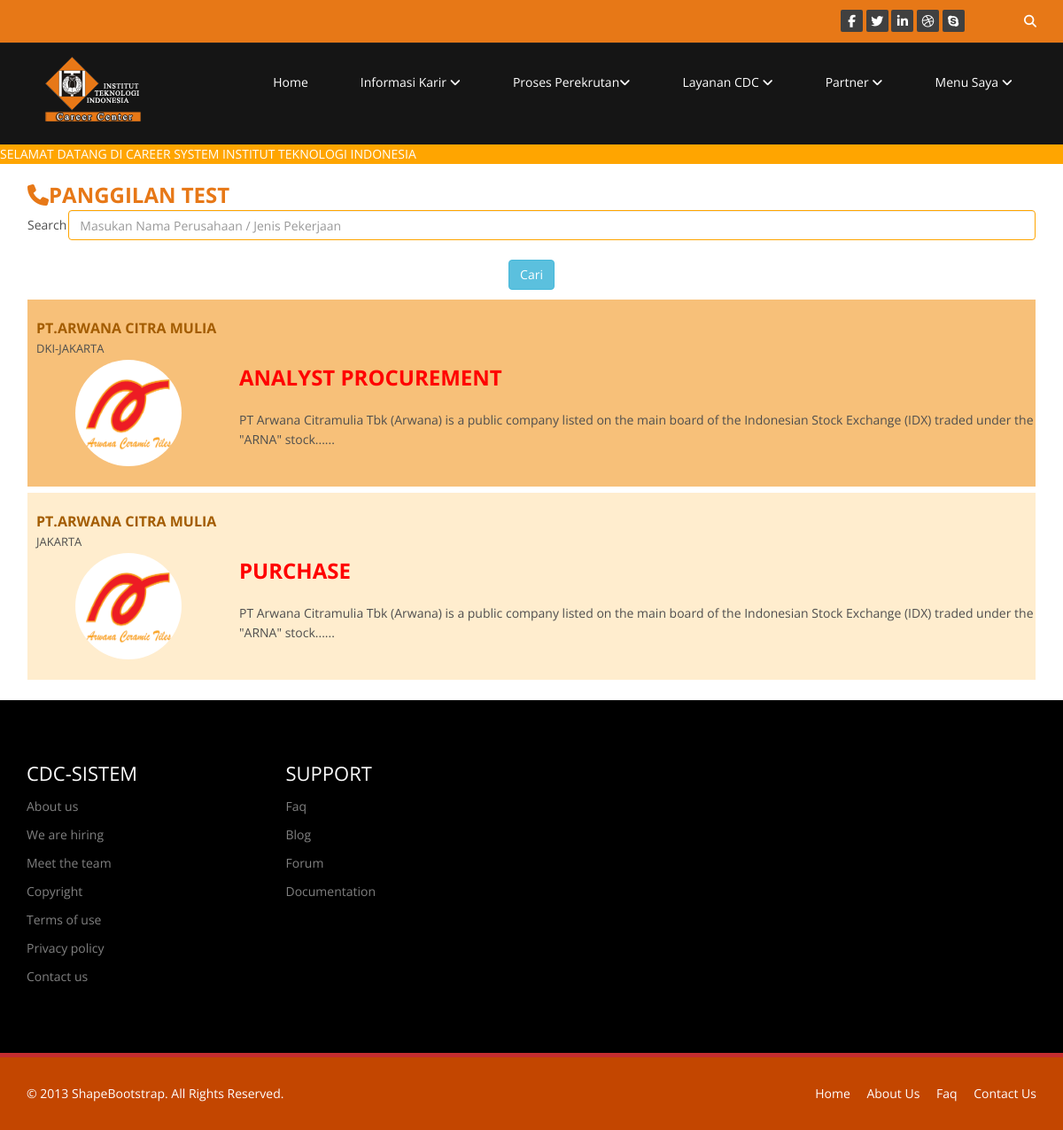
The page /panggilan-tes.php (signed in) on the database its author committed.
### tables this page shows
CREATE TABLE IF NOT EXISTS `tbl_lamar` (
  `id_lamar` int(5) NOT NULL AUTO_INCREMENT,
  `id_lowongan` int(5) NOT NULL,
  `id_user` int(5) NOT NULL,
  `tanggal` varchar(20) NOT NULL,
  `jam` varchar(20) NOT NULL,
  `panggilan` int(2) NOT NULL,
  PRIMARY KEY (`id_lamar`)
);

CREATE TABLE IF NOT EXISTS `user` (
  `id_user` int(10) NOT NULL AUTO_INCREMENT,
  `nik` int(15) NOT NULL,
  `nama` varchar(100) NOT NULL,
  `tempat_lahir` varchar(20) NOT NULL,
  `tgl_lahir` varchar(20) NOT NULL,
  `alamat` varchar(300) NOT NULL,
  `telepon` int(15) NOT NULL,
  `email` varchar(50) NOT NULL,
  `foto` varchar(50) NOT NULL,
  `level_pendidikan` varchar(20) NOT NULL,
  `pendidikan` varchar(100) NOT NULL,
  `username` varchar(50) NOT NULL,
  `password` varchar(100) NOT NULL,
  `status` varchar(50) NOT NULL,
  `kapasitas` int(2) NOT NULL,
  `jenis` varchar(50) NOT NULL,
  `deskripsi` text NOT NULL,
  `website` varchar(100) NOT NULL,
  PRIMARY KEY (`id_user`)
);

CREATE TABLE IF NOT EXISTS `lowongan` (
  `id_lowongan` int(5) NOT NULL AUTO_INCREMENT,
  `judul` varchar(120) NOT NULL,
  `isi` varchar(1000) NOT NULL,
  `gaji` varchar(20) NOT NULL,
  `provinsi` varchar(30) NOT NULL,
  `jenis` varchar(25) NOT NULL,
  `job_sekeer` int(5) NOT NULL,
  `id_comp` int(5) NOT NULL,
  `tanggal` varchar(15) NOT NULL,
  `jam` varchar(15) NOT NULL,
  `test_date` varchar(120) NOT NULL,
  `test_location` varchar(120) NOT NULL,
  `test_type` varchar(120) NOT NULL,
  `test_detail` varchar(120) NOT NULL,
  PRIMARY KEY (`id_lowongan`)
);

### panggilan-tes.php (the view, shortened to what this page needs)
<?php
	include 'header.php';
?>
		<br>
		<div class="container">
			<table width="100%" >
				<tr>
					<td colspan="6"><font  style="color: #e77817;" size="5"><strong><i class="fa fa-phone"></i>PANGGILAN TEST</strong></font></td>
				</tr>
				<tr>
				<form action="" method="POST">
					<td style="width:20px;">Search</td>
					<td><input type="text" class="form-control" name="kata" style="border-color: orange" placeholder="Masukan Nama Perusahaan / Jenis Pekerjaan" ></td>
				</tr>
				<tr>
					<td colspan="3" align="center"><button type="submit" style="margin-top: 20px;" class="btn btn-info btn-md" name="submit">Cari</button></td>
				</tr>
			<tr>
				<td colspan="3"></td>
			</tr>
			<tr>
				<td colspan="7">
			<?php
			if(isset($_POST['kata'])){
				$kata=$_POST['kata'];
				$sql_tambahan="AND (a.judul like lower('%$kata%') or deskripsi like ('%$kata%'))";
			}else{
				$sql_tambahan="";
			}
			$no=1;
			 $query="SELECT c.id_lowongan,judul,isi,a.tanggal,a.jam,deskripsi,provinsi,a.jenis,b.nama,foto,b.website,a.test_date,a.test_location,a.test_type,a.test_detail FROM lowongan a inner join user b on a.id_comp=b.id_user inner join tbl_lamar c on a.id_lowongan=c.id_lowongan where c.id_user='$id' AND c.panggilan = 1  $sql_tambahan";
			 $res=mysql_query($query);
			 while($row=mysql_fetch_array($res)){
				 $mod=$no%2;
				 if($mod==0){
				 	$bgColor="#ffedce";
				 }else{
				 	$bgColor="#f7c079";
				 }
			?>
				<div style="background-color: <?=$bgColor?>;border-color: black;width: 100%;height: 100%;margin-top: 7px;">
				<table  width="95%" align="center" class="table table-responsive table-hover">
					<tr>
					<table width="100%"  >
					<tr>
						<td colspan="10" style="padding-left: 10px;">
						<font  style="color: #a35c00;" size="3"><strong><?=strtoupper($row['nama'])?></strong></font><br>
						<font size="2"><?=strtoupper($row['provinsi'])?></font></td>
					</tr>
					<tr>
						<td width="20%" align="center" ><img class="img img-circle" src="admin/user/<?=$row['foto']?>" style="width:120px;height: 120px"></td>
						<td style="padding-left: 1%;"><font  style="color: #011982;" size="5"><strong><a  data-toggle="modal" data-target="#myModal1<?=$row['id_lowongan']?>" href='#'><?=strtoupper($row['judul'])?></a></strong></font><br>
						<br>
						<?php
					    $sbtr=substr($row['deskripsi'],0,200);
					    echo $sbtr."......";
						?>
						</td>
					</tr>
					</table>
					</div>
				<?php
				$no++;
				}
				?>
					</tr>
				</table>
		</div>
<?php
	include 'footer.php';
?>

### css/main.css (style rules this page uses)
body { background: #fff; font-family: 'Open Sans', sans-serif; color:#4e4e4e; line-height: 22px; }
a { color: #c52d2f; -webkit-transition: color 300ms, background-color 300ms; -moz-transition: color 300ms, background-color 300ms; -o-transition: color 300ms, background-color 300ms; transition: color 300ms, background-color 300ms; }
.recent-work-wrap .overlay .preview:hover,a { color:red; text-shadow: 200px; }

### rows shown on the page
tbl_lamar: user.nama "PT.ARWANA CITRA MULIA", id_lowongan.provinsi "DKI-JAKARTA", user.foto (picture), id_lowongan.judul "ANALYST PROCUREMENT", user.deskripsi "PT Arwana Citramulia Tbk (Arwana) is a public company listed on the main board of the Indonesian Stock Exchange (IDX) traded under the \"ARNA\" stock"
tbl_lamar: user.nama "PT.ARWANA CITRA MULIA", id_lowongan.provinsi "JAKARTA", user.foto (picture), id_lowongan.judul "PURCHASE", user.deskripsi "PT Arwana Citramulia Tbk (Arwana) is a public company listed on the main board of the Indonesian Stock Exchange (IDX) traded under the \"ARNA\" stock"
